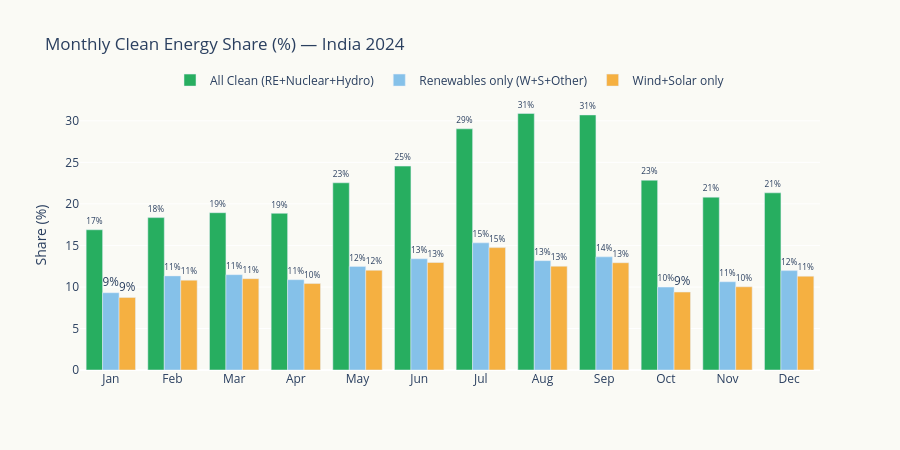

Notebook cell for this chart:
### Markdown cell above
## 4. Monthly Clean Energy Progression

### Code cell
df24['month'] = df24['date'].dt.month
month_names = ['Jan','Feb','Mar','Apr','May','Jun','Jul','Aug','Sep','Oct','Nov','Dec']

monthly_re = df24.groupby('month')['re_share'].mean()
monthly_clean = df24.groupby('month')['clean_share'].mean()
monthly_ws = df24.groupby('month')['wind_solar_share'].mean()

fig = go.Figure()

fig.add_trace(go.Bar(
    x=month_names, y=monthly_clean.values,
    name='All Clean (RE+Nuclear+Hydro)',
    marker_color='#27AE60',
    text=[f'{v:.0f}%' for v in monthly_clean.values],
    textposition='outside',
))
fig.add_trace(go.Bar(
    x=month_names, y=monthly_re.values,
    name='Renewables only (W+S+Other)',
    marker_color='#85C1E9',
    text=[f'{v:.0f}%' for v in monthly_re.values],
    textposition='outside',
))
fig.add_trace(go.Bar(
    x=month_names, y=monthly_ws.values,
    name='Wind+Solar only',
    marker_color='#F5B041',
    text=[f'{v:.0f}%' for v in monthly_ws.values],
    textposition='outside',
))

fig.update_layout(
    title='Monthly Clean Energy Share (%) — India 2024',
    yaxis_title='Share (%)',
    barmode='group',
    plot_bgcolor='#FAFAF5', paper_bgcolor='#FAFAF5',
    height=450,
    legend=dict(orientation='h', yanchor='bottom', y=1.02, x=0.5, xanchor='center'),
)
fig.show()

### Figure 1 — Plotly figure (JSON) as saved in the notebook; plotly's stock layout.template omitted (floating-point values rounded to 4 significant figures)
{"data": [{"marker": {"color": "#27AE60"}, "name": "All Clean (RE+Nuclear+Hydro)", "text": ["17%", "18%", "19%", "19%", "23%", "25%", "29%", "31%", "31%", "23%", "21%", "21%"], "textposition": "outside", "type": "bar", "x": ["Jan", "Feb", "Mar", "Apr", "May", "Jun", "Jul", "Aug", "Sep", "Oct", "Nov", "Dec"], "y": [16.89, 18.35, 18.94, 18.87, 22.54, 24.55, 29.04, 30.89, 30.71, 22.85, 20.81, 21.33]}, {"marker": {"color": "#85C1E9"}, "name": "Renewables only (W+S+Other)", "text": ["9%", "11%", "11%", "11%", "12%", "13%", "15%", "13%", "14%", "10%", "11%", "12%"], "textposition": "outside", "type": "bar", "x": ["Jan", "Feb", "Mar", "Apr", "May", "Jun", "Jul", "Aug", "Sep", "Oct", "Nov", "Dec"], "y": [9.304, 11.33, 11.48, 10.87, 12.47, 13.39, 15.31, 13.17, 13.62, 9.979, 10.63, 11.97]}, {"marker": {"color": "#F5B041"}, "name": "Wind+Solar only", "text": ["9%", "11%", "11%", "10%", "12%", "13%", "15%", "13%", "13%", "9%", "10%", "11%"], "textposition": "outside", "type": "bar", "x": ["Jan", "Feb", "Mar", "Apr", "May", "Jun", "Jul", "Aug", "Sep", "Oct", "Nov", "Dec"], "y": [8.738, 10.82, 11.0, 10.41, 12.01, 12.94, 14.74, 12.5, 12.92, 9.385, 10.02, 11.3]}], "layout": {"barmode": "group", "height": 450, "legend": {"orientation": "h", "x": 0.5, "xanchor": "center", "y": 1.02, "yanchor": "bottom"}, "paper_bgcolor": "#FAFAF5", "plot_bgcolor": "#FAFAF5", "title": {"text": "Monthly Clean Energy Share (%) — India 2024"}, "yaxis": {"title": {"text": "Share (%)"}}}}
